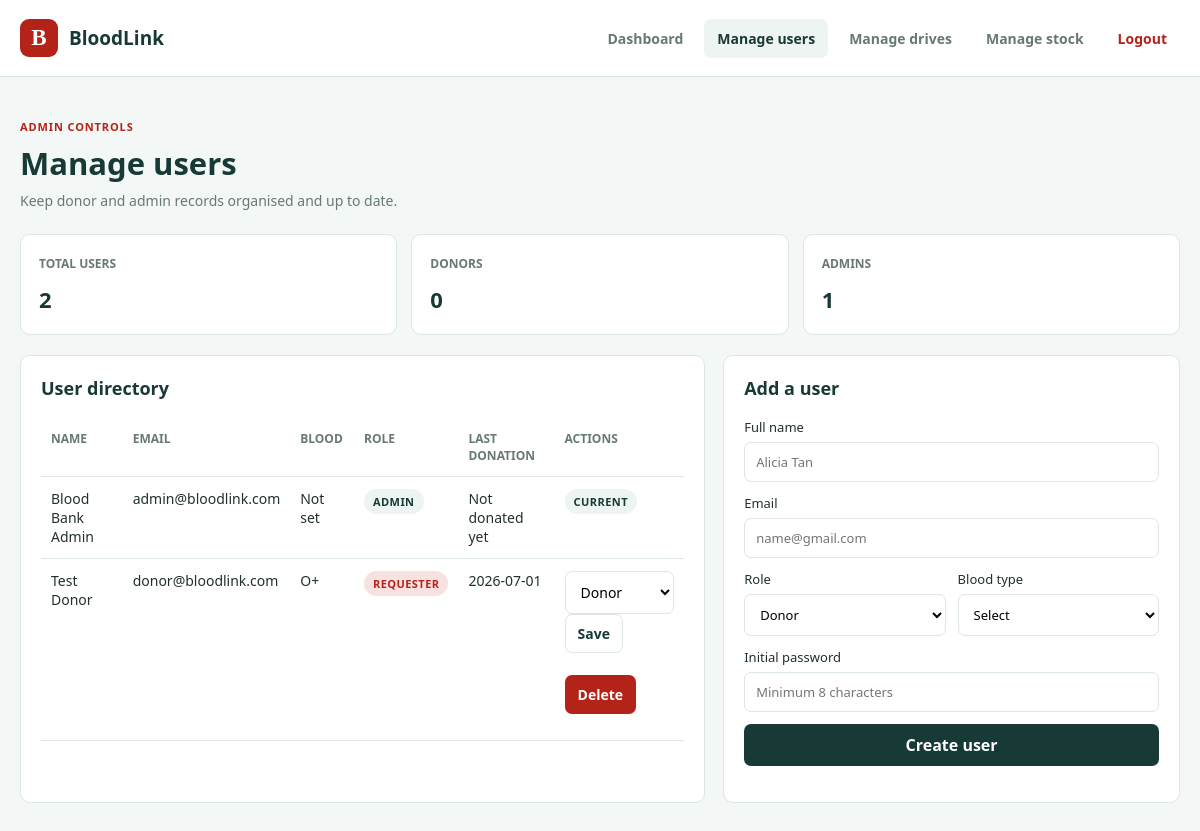
The page /manage_users.php (signed in) on the database its author committed.
### tables this page shows
CREATE TABLE users (
    user_id INT AUTO_INCREMENT PRIMARY KEY,
    name VARCHAR(100) NOT NULL,
    email VARCHAR(100) NOT NULL UNIQUE,
    password VARCHAR(255) NOT NULL,
    `role` ENUM('admin', 'donor', 'requester') NOT NULL DEFAULT 'donor',
    blood_type ENUM('A+','A-','B+','B-','AB+','AB-','O+','O-') DEFAULT NULL,
    last_donation_date DATE DEFAULT NULL,
    created_at TIMESTAMP DEFAULT CURRENT_TIMESTAMP
);

### manage_users.php (the view, shortened to what this page needs)
<?php
require_once __DIR__ . '/../config/db.php';
require_once __DIR__ . '/../includes/header.php';
$adminId = (int) ($_SESSION['user']['id'] ?? 0);
$users = [];
$stats = [
    'total' => 0,
    'donors' => 0,
    'admins' => 0,
];
if ($pdo instanceof PDO) {
    try {
        $userStatement = $pdo->query(
            'SELECT user_id, name, email, role, blood_type, last_donation_date
             FROM users
             ORDER BY role ASC, name ASC'
        );
        $users = $userStatement->fetchAll(PDO::FETCH_ASSOC);
        $stats['total'] = count($users);
        $stats['donors'] = count(array_filter($users, static fn ($user) => ($user['role'] ?? '') === 'donor'));
        $stats['admins'] = count(array_filter($users, static fn ($user) => ($user['role'] ?? '') === 'admin'));
    } catch (PDOException $exception) {
        $errorMessage = 'The user list could not be loaded right now.';
    }
}
$escape = static fn ($value): string => htmlspecialchars((string) $value, ENT_QUOTES, 'UTF-8');
?>
<!DOCTYPE html>
<html lang="en">
<head>
</head>
<body>
    <main class="page-shell">
        <header class="page-top">
            <p class="eyebrow">Admin controls</p>
            <h1>Manage users</h1>
            <p class="page-copy">Keep donor and admin records organised and up to date.</p>
        </header>
        <section class="stats-grid" aria-label="User statistics">
            <article class="panel stat-card">
                <span class="stat-label">Total users</span>
                <strong class="stat-value"><?= (int) $stats['total'] ?></strong>
            </article>
            <article class="panel stat-card">
                <span class="stat-label">Donors</span>
                <strong class="stat-value"><?= (int) $stats['donors'] ?></strong>
            </article>
            <article class="panel stat-card">
                <span class="stat-label">Admins</span>
                <strong class="stat-value"><?= (int) $stats['admins'] ?></strong>
            </article>
        </section>
        <section class="content-grid">
            <div class="panel table-panel">
                <h2 class="section-title">User directory</h2>
                <?php if ($users): ?>
                    <table>
                        <thead>
                            <tr>
                                <th>Name</th>
                                <th>Email</th>
                                <th>Blood</th>
                                <th>Role</th>
                                <th>Last donation</th>
                                <th>Actions</th>
                            </tr>
                        </thead>
                        <tbody>
                            <?php foreach ($users as $user): ?>
                                <tr>
                                    <td><?= $escape($user['name'] ?? 'Unknown user') ?></td>
                                    <td><?= $escape($user['email'] ?? '') ?></td>
                                    <td><?= $escape($user['blood_type'] ?? 'Not set') ?></td>
                                    <td>
                                        <span class="badge <?= ($user['role'] ?? 'donor') === 'admin' ? 'admin' : 'donor' ?>">
                                            <?= $escape($user['role'] ?? 'donor') ?>
                                        </span>
                                    </td>
                                    <td><?= $escape($user['last_donation_date'] ?? 'Not donated yet') ?></td>
                                    <td>
                                        <div class="actions">
                                            <?php if ((int) ($user['user_id'] ?? 0) !== $adminId): ?>
                                                <form method="POST" style="display:inline;" onsubmit="return confirm('Update this user role?');">
                                                    <select name="role" aria-label="Role">
                                                        <option value="donor" <?= (($user['role'] ?? 'donor') === 'donor') ? 'selected' : '' ?>>Donor</option>
                                                    </select>
                                                    <button type="submit" class="button secondary">Save</button>
                                                </form>
                                                <form method="POST" style="display:inline;" onsubmit="return confirm('Delete this user?');">
                                                    <button type="submit" class="button danger">Delete</button>
                                                </form>
                                            <?php else: ?>
                                                <span class="badge admin">Current</span>
                                            <?php endif; ?>
                                        </div>
                                    </td>
                                </tr>
                            <?php endforeach; ?>
                        </tbody>
                    </table>
                <?php else: ?>
                    <p class="page-copy">No users found.</p>
                <?php endif; ?>
            </div>
            <aside class="panel form-panel">
                <h2 class="section-title">Add a user</h2>
                <form method="POST">
                    <label>
                        Full name
                        <input type="text" name="name" placeholder="Alicia Tan" required>
                    </label>
                    <label>
                        Email
                        <input type="email" name="email" placeholder="name@gmail.com" required>
                    </label>
                    <div class="inline-row">
                        <label>
                            Role
                            <select name="role">
                                <option value="donor">Donor</option>
                            </select>
                        </label>
                        <label>
                            Blood type
                            <select name="blood_type">
                                <option value="">Select</option>
                            </select>
                        </label>
                    </div>
                    <label>
                        Initial password
                        <input type="password" name="password" placeholder="Minimum 8 characters" required>
                    </label>
                    <button type="submit">Create user</button>
                </form>
            </aside>
        </section>
    </main>
</body>
</html>

### header.php (style rules this page uses)
:root { color-scheme: light; --ink: #20312f; --muted: #687975; --line: #dce6e2; --paper: #fff; --wash: #f3f7f5; --green: #173a36; --red: #b42318; }
.header-inner, .page-shell, .footer-inner { width: min(1180px, calc(100% - 40px)); margin: 0 auto; }

### manage_users.php (style rules this page uses)
:root { color-scheme: light; --ink: #20312f; --muted: #687975; --line: #dce6e2; --paper: #fff; --wash: #f3f7f5; --green: #173a36; --red: #b42318; --soft-red: #f7e2e1; --soft-green: #dff3ea; }
* { box-sizing: border-box; }
body { margin: 0; min-height: 100vh; background: var(--wash); color: var(--ink); font-family: "Segoe UI", Arial, sans-serif; }
.page-shell { width: min(1180px, calc(100% - 40px)); margin: 0 auto; padding: 42px 0 56px; }
.page-top { margin-bottom: 24px; }
.eyebrow { margin: 0 0 8px; color: var(--red); font-size: 11px; font-weight: 800; letter-spacing: .08em; text-transform: uppercase; }
h1, h2, h3, p { margin-top: 0; }
h1 { margin-bottom: 7px; color: var(--green); font-size: 31px; }
.page-copy { margin: 0; color: var(--muted); font-size: 14px; }
.stats-grid { display: grid; grid-template-columns: repeat(3, minmax(0, 1fr)); gap: 14px; margin-bottom: 20px; }
.panel { background: var(--paper); border: 1px solid var(--line); border-radius: 10px; }
.stat-card { padding: 20px 18px; }
.stat-label { display: block; margin-bottom: 12px; color: var(--muted); font-size: 12px; font-weight: 700; text-transform: uppercase; }
.stat-value { display: block; color: var(--green); font-size: 22px; font-weight: 800; }
.content-grid { display: grid; grid-template-columns: minmax(0, 1.2fr) minmax(300px, 0.8fr); gap: 18px; margin-top: 18px; }
.table-panel, .form-panel { padding: 20px; }
.section-title { margin: 0 0 18px; color: var(--green); font-size: 18px; }
table { width: 100%; border-collapse: collapse; font-size: 14px; }
th, td { padding: 12px 10px; border-bottom: 1px solid var(--line); text-align: left; vertical-align: top; }
th { color: var(--muted); font-size: 12px; text-transform: uppercase; }
.badge { display: inline-block; padding: 5px 9px; border-radius: 999px; font-size: 11px; font-weight: 700; text-transform: uppercase; letter-spacing: .04em; }
.badge.admin { background: #edf4f1; color: var(--green); }
.badge.donor { background: #f7e2e1; color: var(--red); }
.actions { display: flex; gap: 8px; flex-wrap: wrap; }
.button, button, select, input { font: inherit; }
.button, button { border: 1px solid transparent; border-radius: 7px; padding: 9px 12px; cursor: pointer; background: var(--green); color: #fff; font-weight: 700; }
.button.secondary { background: #fff; border-color: var(--line); color: var(--green); }
.button.danger { background: var(--red); }
form { display: grid; gap: 12px; }
label { display: grid; gap: 6px; font-size: 13px; color: var(--ink); }
input, select { width: 100%; padding: 10px 11px; border: 1px solid var(--line); border-radius: 7px; background: #fff; }
.inline-row { display: grid; grid-template-columns: repeat(2, minmax(0,1fr)); gap: 12px; }

### rows shown on the page
users: name "Blood Bank Admin", email "admin@bloodlink.com", blood_type "Not set", role "ADMIN", last_donation_date "Not donated yet", shows "CURRENT"
users: name "Test Donor", email "donor@bloodlink.com", blood_type "O+", role "REQUESTER", last_donation_date "2026-07-01"

### other values the page prints
$siteTitle "BloodLink"
$link['label'] "Dashboard"
$link['label'] "Manage users"
$link['label'] "Manage drives"
$link['label'] "Manage stock"
$link['label'] "Logout"
$stats['total'] "2"
$stats['donors'] "0"
$stats['admins'] "1"
